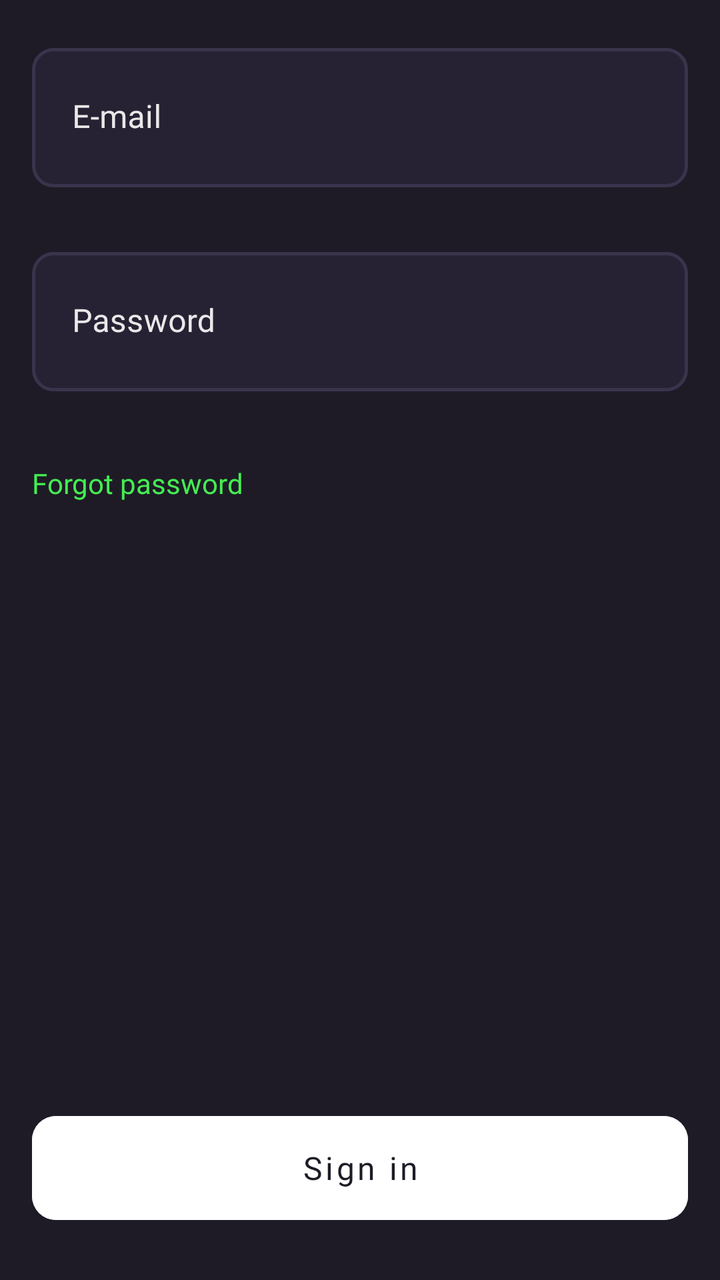
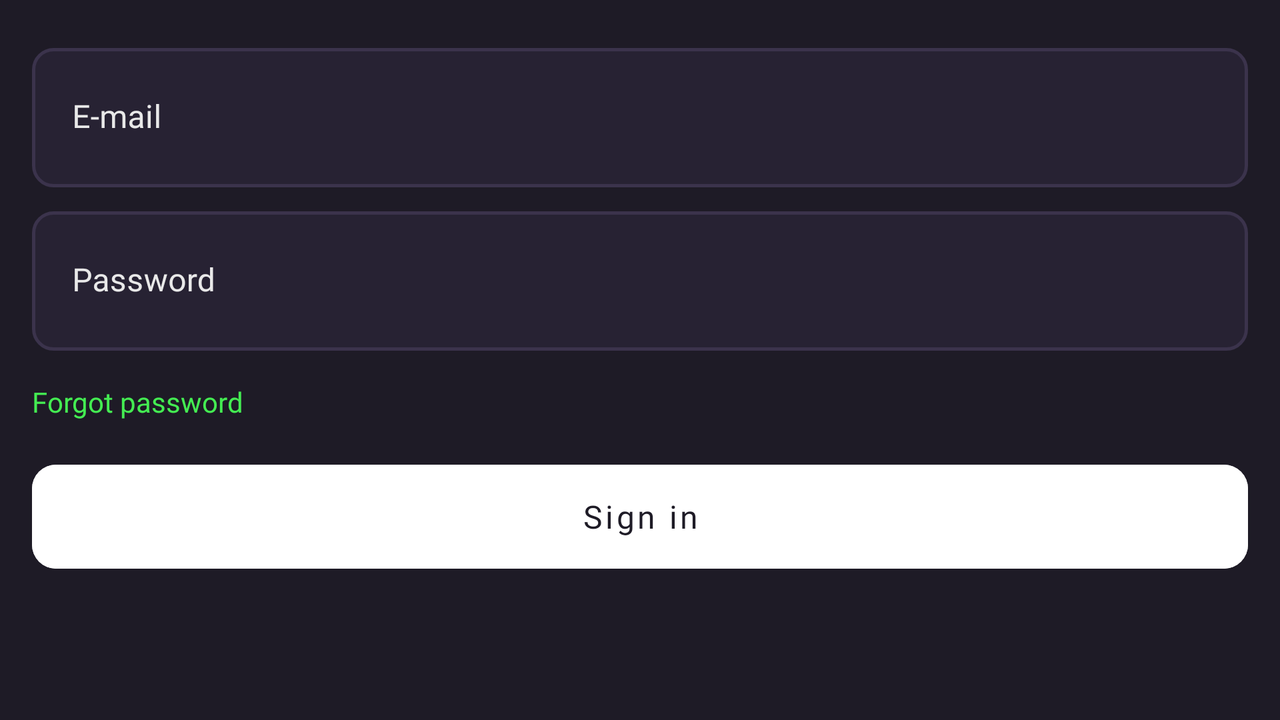

First picture: res/layout/ on a phone held upright. Second picture: the repository's own variant of that layout, on a device whose configuration matches the variant's folder. Source for both follows.
<!-- AndroidManifest.xml: application theme Theme.InTiVi -->
<!-- res/layout/fragment_sign_in.xml -->
<?xml version="1.0" encoding="utf-8"?>
<FrameLayout xmlns:android="http://schemas.android.com/apk/res/android"
    xmlns:app="http://schemas.android.com/apk/res-auto"
    xmlns:tools="http://schemas.android.com/tools"
    android:layout_width="match_parent"
    android:layout_height="match_parent"
    tools:context=".fragment.SignInFragment">

    <ScrollView
        android:layout_width="match_parent"
        android:layout_height="wrap_content"
        android:layout_marginBottom="100dp">

        <RelativeLayout
              android:layout_width="match_parent"
              android:layout_height="match_parent"
              tools:layout_editor_absoluteX="-39dp"
              tools:layout_editor_absoluteY="-134dp">

        <com.google.android.material.textfield.TextInputLayout
            android:id="@+id/emailTextInputLayout"
            android:theme="@style/EditTextThemeOverlay"
            android:layout_width="match_parent"
            android:layout_height="wrap_content"
            android:hint = "@string/loginEditTextHint"
            android:textColorHint="@color/greyscale"
            app:boxBackgroundMode="filled"
            app:boxStrokeWidth="0dp"
            app:boxStrokeWidthFocused="0dp"
            app:errorEnabled="true"
            app:errorTextColor="@color/error_red"
            app:errorIconTint="@color/error_red">

            <com.google.android.material.textfield.TextInputEditText
                android:id="@+id/loginEditText"
                android:layout_marginHorizontal="@dimen/loginMarginHorizontal"
                android:layout_marginTop="@dimen/loginEmailMarginTop"
                android:inputType="textEmailAddress"
                style="@style/inputText"/>

        </com.google.android.material.textfield.TextInputLayout>

        <com.google.android.material.textfield.TextInputLayout
            android:id="@+id/passwordTextInputLayout"
            android:theme="@style/EditTextThemeOverlay"
            android:layout_below="@id/emailTextInputLayout"
            android:layout_width="match_parent"
            android:layout_height="wrap_content"
            android:hint = "@string/passwordEditTextHint"
            android:textColorHint="@color/greyscale"
            app:boxBackgroundMode="filled"
            app:boxStrokeWidth="0dp"
            app:boxStrokeWidthFocused="0dp"
            app:errorEnabled="true"
            app:errorTextColor="@color/error_red"
            app:errorIconTint="@color/error_red">

            <com.google.android.material.textfield.TextInputEditText
                android:id="@+id/passwordEditText"
                android:layout_marginHorizontal="@dimen/loginMarginHorizontal"
                android:layout_marginTop="@dimen/loginPasswordMarginTop"
                android:inputType="textPassword"
                style="@style/inputText"/>

        </com.google.android.material.textfield.TextInputLayout>

          <TextView
              android:id="@+id/forgotPassText"
              android:layout_width="wrap_content"
              android:layout_height="wrap_content"
              android:layout_below="@+id/passwordTextInputLayout"
              android:layout_marginStart="@dimen/loginMarginHorizontal"
              android:layout_marginTop="@dimen/loginPasswordTextMarginTop"
              android:fontFamily="@font/inter"
              android:text="@string/forgotPasswordText"
              android:textColor="@color/green"
              android:textSize="@dimen/loginPasswordTextSize" />

          <TextView
              android:id="@+id/emailHasBeenSentText"
              android:layout_width="wrap_content"
              android:layout_height="wrap_content"
              android:layout_below="@+id/forgotPassText"
              android:layout_marginStart="@dimen/loginMarginHorizontal"
              android:text="@string/emailHasBeenSent"
              android:visibility="invisible" />

        </RelativeLayout>

    </ScrollView>

    <Button
        android:id="@+id/signInButton"
        android:layout_marginHorizontal="@dimen/loginMarginHorizontal"
        android:text="@string/signInButtonText"
        app:cornerRadius="@dimen/detailsWatchButtonCornerRadius"
        style="@style/logInUpButton"/>

</FrameLayout>
<!-- resources referenced by this layout -->
<resources>
  <color name="error_red">#FF0000</color>
  <color name="green">#44EC52</color>
  <color name="greyscale">#E9E9E9</color>
  <dimen name="detailsWatchButtonCornerRadius">12dp</dimen>
  <dimen name="loginEmailMarginTop">24dp</dimen>
  <dimen name="loginMarginHorizontal">16dp</dimen>
  <dimen name="loginPasswordMarginTop">12dp</dimen>
  <dimen name="loginPasswordTextMarginTop">16dp</dimen>
  <dimen name="loginPasswordTextSize">14sp</dimen>
  <string name="emailHasBeenSent">Email has been sent</string>
  <string name="forgotPasswordText">Forgot password</string>
  <string name="loginEditTextHint">E-mail</string>
  <string name="passwordEditTextHint">Password</string>
  <string name="signInButtonText">Sign in</string>
  <style name="EditTextThemeOverlay" parent="ThemeOverlay.AppCompat">
          <item name="colorPrimary">@color/greyscale</item>
      </style>
  <style name="inputText">
          <item name="android:layout_height">wrap_content</item>
          <item name="android:layout_width">match_parent</item>
          <item name="android:background">@drawable/login_edit_text_green</item>
          <item name="android:paddingEnd">@dimen/inputTextPaddingHorizontal</item>
          <item name="android:paddingStart">@dimen/inputTextPaddingHorizontal</item>
          <item name="android:paddingTop">@dimen/inputTextPaddingVertical</item>
          <item name="android:paddingBottom">@dimen/inputTextPaddingVertical</item>
          <item name="android:fontFamily">@font/inter</item>
          <item name="android:textSize">16sp</item>
          <item name="android:textColor">@color/greyscale</item>
      </style>
  <style name="logInUpButton" parent="Widget.MaterialComponents.Button.UnelevatedButton">
          <item name="android:layout_height">64dp</item>
          <item name="android:layout_width">match_parent</item>
          <item name="android:layout_gravity">bottom</item>
          <item name="android:layout_marginBottom">24dp</item>
          <item name="android:backgroundTint">#FFFFFF</item>
          <item name="android:fontFamily">@font/inter_semibold</item>
          <item name="android:padding">5dp</item>
          <item name="android:textColor">#1E1B26</item>
          <item name="android:textSize">16sp</item>
          <item name="android:textAllCaps">false</item>
      </style>
  <!-- drawable login_edit_text_green (drawable) -->
  <?xml version="1.0" encoding="utf-8"?>
  <selector xmlns:android="http://schemas.android.com/apk/res/android">
  
      <item android:state_enabled="true" android:state_focused="true">
          <shape android:shape="rectangle">
              <solid android:color="#272233"/>
              <stroke
                  android:width="1.5dp"
                  android:color="@color/green" />
              <corners
                  android:radius="10dp" />
          </shape>
      </item>
  
      <item android:state_enabled="true" >
          <shape android:shape="rectangle">
              <solid android:color="#272233"/>
              <stroke
                  android:width="1.5dp"
                  android:color="#3B334C" />
              <corners
                  android:radius="10dp" />
          </shape>
      </item>
  
  </selector>
  <dimen name="inputTextPaddingHorizontal">20dp</dimen>
  <dimen name="inputTextPaddingVertical">24dp</dimen>
  <color name="steel_grey">#272233</color>
  <color name="bastille">#1E1B26</color>
  <color name="white">#FFFFFFFF</color>
  <color name="teal_700">#FF018786</color>
  <color name="black">#FF000000</color>
  <!-- some entries are left out for length -->
</resources>
<!-- res/layout-land/fragment_sign_in.xml (the repository's variant of the layout above) -->
<!-- drawn on the phone turned sideways -->
<?xml version="1.0" encoding="utf-8"?>
<FrameLayout xmlns:android="http://schemas.android.com/apk/res/android"
    xmlns:app="http://schemas.android.com/apk/res-auto"
    xmlns:tools="http://schemas.android.com/tools"
    android:layout_width="match_parent"
    android:layout_height="match_parent"
    tools:context=".fragment.SignInFragment">

    <ScrollView
        android:id="@+id/scrollView"
        android:layout_width="match_parent"
        android:layout_height="match_parent">

        <RelativeLayout
            android:layout_width="match_parent"
            android:layout_height="wrap_content"
            tools:layout_editor_absoluteX="-39dp"
            tools:layout_editor_absoluteY="-134dp">

            <com.google.android.material.textfield.TextInputLayout
                android:id="@+id/emailTextInputLayout"
                android:theme="@style/EditTextThemeOverlay"
                android:layout_width="match_parent"
                android:layout_height="wrap_content"
                android:hint = "@string/loginEditTextHint"
                android:textColorHint="@color/greyscale"
                app:boxBackgroundMode="filled"
                app:boxStrokeWidth="0dp"
                app:boxStrokeWidthFocused="0dp">

                <com.google.android.material.textfield.TextInputEditText
                    android:id="@+id/loginEditText"
                    android:layout_marginHorizontal="@dimen/loginMarginHorizontal"
                    android:layout_marginTop="@dimen/loginEmailMarginTop"
                    android:inputType="textEmailAddress"
                    style="@style/inputText"/>

            </com.google.android.material.textfield.TextInputLayout>

            <com.google.android.material.textfield.TextInputLayout
                android:id="@+id/passwordTextInputLayout"
                android:theme="@style/EditTextThemeOverlay"
                android:layout_below="@id/emailTextInputLayout"
                android:layout_width="match_parent"
                android:layout_height="wrap_content"
                android:hint = "@string/passwordEditTextHint"
                android:textColorHint="@color/greyscale"
                app:boxBackgroundMode="filled"
                app:boxStrokeWidth="0dp"
                app:boxStrokeWidthFocused="0dp">

                <com.google.android.material.textfield.TextInputEditText
                    android:id="@+id/passwordEditText"
                    android:layout_marginHorizontal="@dimen/loginMarginHorizontal"
                    android:layout_marginTop="@dimen/loginPasswordMarginTop"
                    android:inputType="textPassword"
                    style="@style/inputText"/>

            </com.google.android.material.textfield.TextInputLayout>

            <TextView
                android:id="@+id/forgotPassText"
                android:layout_width="wrap_content"
                android:layout_height="wrap_content"
                android:layout_below="@+id/passwordTextInputLayout"
                android:layout_marginStart="@dimen/loginMarginHorizontal"
                android:layout_marginTop="@dimen/loginPasswordTextMarginTop"
                android:fontFamily="@font/inter"
                android:text="@string/forgotPasswordText"
                android:textColor="@color/green"
                android:textSize="@dimen/loginPasswordTextSize" />

            <TextView
                android:id="@+id/emailHasBeenSentText"
                android:layout_width="wrap_content"
                android:layout_height="wrap_content"
                android:layout_below="@+id/forgotPassText"
                android:layout_marginStart="@dimen/loginMarginHorizontal"
                android:text="@string/emailHasBeenSent"
                android:visibility="invisible" />

            <Button
                android:id="@+id/signInButton"
                android:layout_marginHorizontal="@dimen/loginMarginHorizontal"
                android:text="@string/signInButtonText"
                app:cornerRadius="@dimen/detailsWatchButtonCornerRadius"
                android:layout_below="@+id/forgotPassText"
                android:layout_marginTop="@dimen/loginPasswordTextMarginTop"
                style="@style/logInUpButton"/>

        </RelativeLayout>

    </ScrollView>

</FrameLayout>
<!-- resources referenced by the variant -->
<!-- as the phone turned sideways resolves them -->
<resources>
  <color name="green">#44EC52</color>
  <color name="greyscale">#E9E9E9</color>
  <dimen name="detailsWatchButtonCornerRadius">12dp</dimen>
  <dimen name="loginEmailMarginTop">24dp</dimen>
  <dimen name="loginMarginHorizontal">16dp</dimen>
  <dimen name="loginPasswordMarginTop">12dp</dimen>
  <dimen name="loginPasswordTextMarginTop">16dp</dimen>
  <dimen name="loginPasswordTextSize">14sp</dimen>
  <string name="emailHasBeenSent">Email has been sent</string>
  <string name="forgotPasswordText">Forgot password</string>
  <string name="loginEditTextHint">E-mail</string>
  <string name="passwordEditTextHint">Password</string>
  <string name="signInButtonText">Sign in</string>
  <style name="EditTextThemeOverlay" parent="ThemeOverlay.AppCompat">
          <item name="colorPrimary">@color/greyscale</item>
      </style>
  <style name="inputText">
          <item name="android:layout_height">wrap_content</item>
          <item name="android:layout_width">match_parent</item>
          <item name="android:background">@drawable/login_edit_text_green</item>
          <item name="android:paddingEnd">@dimen/inputTextPaddingHorizontal</item>
          <item name="android:paddingStart">@dimen/inputTextPaddingHorizontal</item>
          <item name="android:paddingTop">@dimen/inputTextPaddingVertical</item>
          <item name="android:paddingBottom">@dimen/inputTextPaddingVertical</item>
          <item name="android:fontFamily">@font/inter</item>
          <item name="android:textSize">16sp</item>
          <item name="android:textColor">@color/greyscale</item>
      </style>
  <style name="logInUpButton" parent="Widget.MaterialComponents.Button.UnelevatedButton">
          <item name="android:layout_height">64dp</item>
          <item name="android:layout_width">match_parent</item>
          <item name="android:layout_gravity">bottom</item>
          <item name="android:layout_marginBottom">24dp</item>
          <item name="android:backgroundTint">#FFFFFF</item>
          <item name="android:fontFamily">@font/inter_semibold</item>
          <item name="android:padding">5dp</item>
          <item name="android:textColor">#1E1B26</item>
          <item name="android:textSize">16sp</item>
          <item name="android:textAllCaps">false</item>
      </style>
  <!-- drawable login_edit_text_green (drawable) -->
  <?xml version="1.0" encoding="utf-8"?>
  <selector xmlns:android="http://schemas.android.com/apk/res/android">
  
      <item android:state_enabled="true" android:state_focused="true">
          <shape android:shape="rectangle">
              <solid android:color="#272233"/>
              <stroke
                  android:width="1.5dp"
                  android:color="@color/green" />
              <corners
                  android:radius="10dp" />
          </shape>
      </item>
  
      <item android:state_enabled="true" >
          <shape android:shape="rectangle">
              <solid android:color="#272233"/>
              <stroke
                  android:width="1.5dp"
                  android:color="#3B334C" />
              <corners
                  android:radius="10dp" />
          </shape>
      </item>
  
  </selector>
  <dimen name="inputTextPaddingHorizontal">20dp</dimen>
  <dimen name="inputTextPaddingVertical">24dp</dimen>
  <color name="steel_grey">#272233</color>
  <color name="bastille">#1E1B26</color>
  <color name="white">#FFFFFFFF</color>
  <color name="teal_700">#FF018786</color>
  <color name="black">#FF000000</color>
  <!-- some entries are left out for length -->
</resources>
